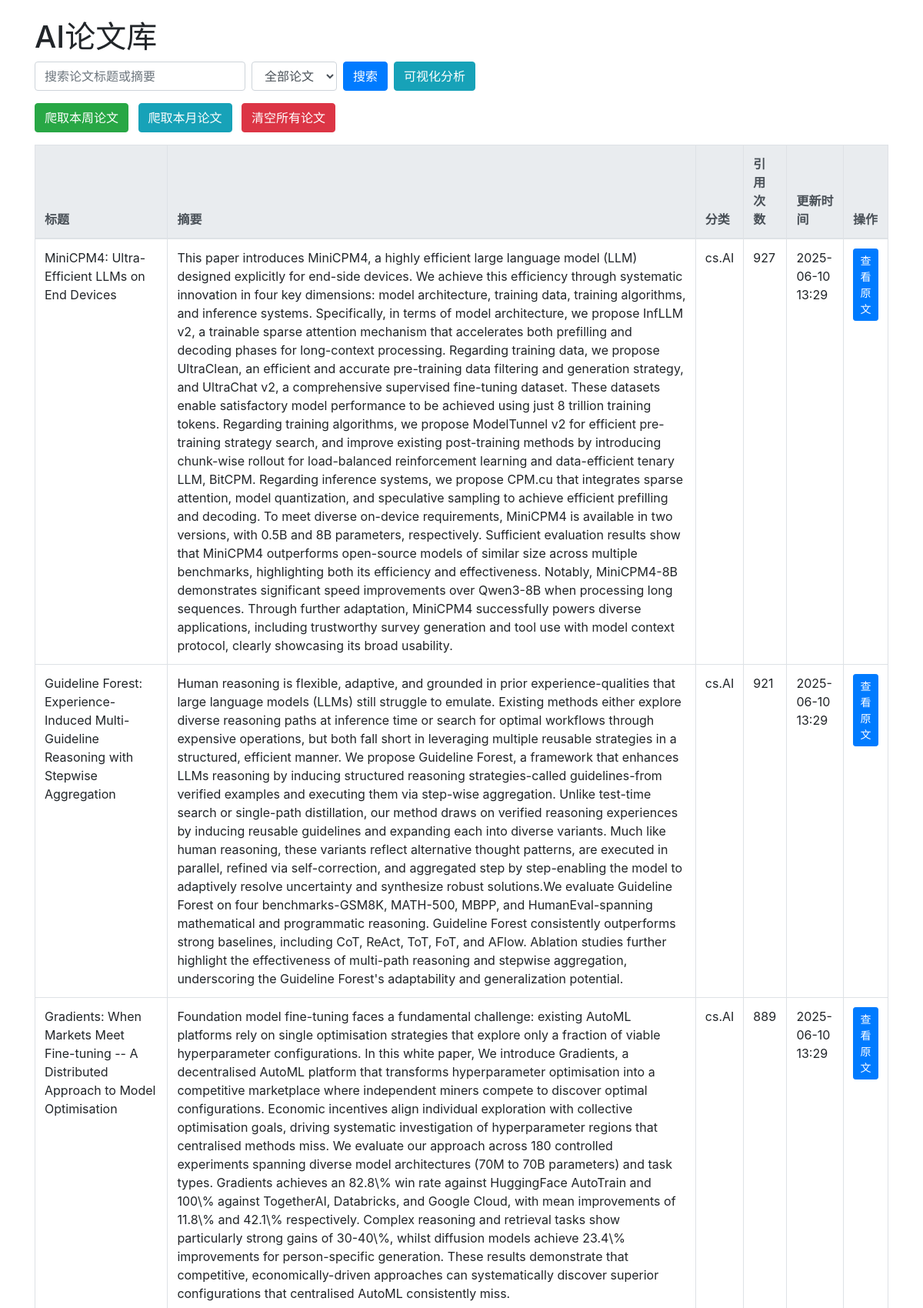
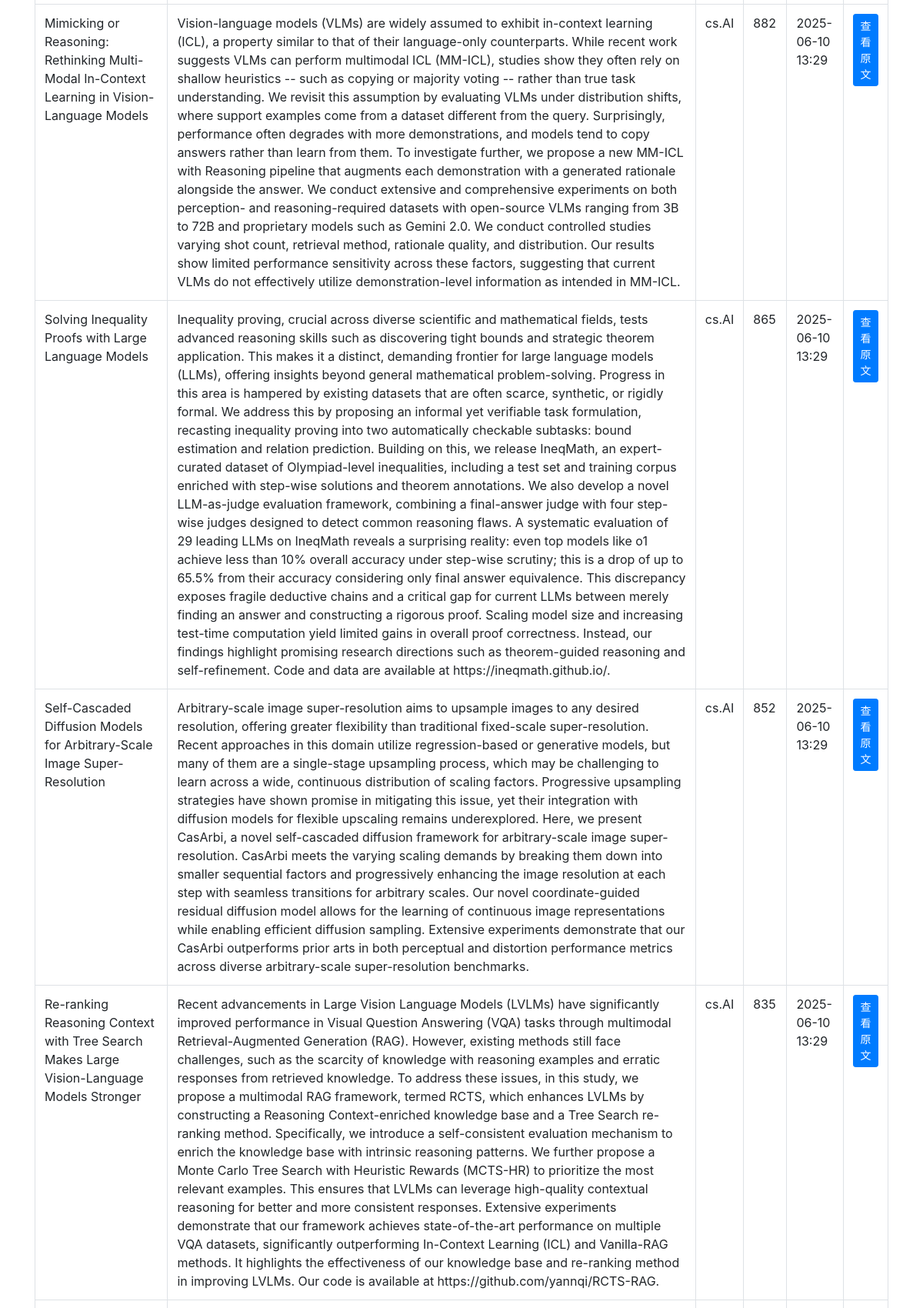
The page / (upper part) on the database its author committed (2 pictures, top to bottom).
### models.py (models this page shows)
class Paper(Base):
    __tablename__ = 'papers'
    id = Column(Integer, primary_key=True)
    arxiv_id = Column(String(32), unique=True, nullable=False)
    title = Column(Text, nullable=False)
    summary = Column(Text, nullable=False)
    link = Column(String(256), nullable=False)
    category = Column(String(32), nullable=False)
    citations = Column(Integer, default=0)
    is_weekly = Column(Integer, default=0)
    is_yearly = Column(Integer, default=0)
    crawled_at = Column(DateTime, default=datetime.now)
    updated_at = Column(DateTime, default=datetime.now)

### app.py (the view)
@app.route('/')
def 首页():
    会话 = get_session()
    关键词 = request.args.get('keyword', '')
    时间范围 = request.args.get('time_range', 'all')
    排序方式 = request.args.get('sort', 'citations')
    try:
        query = 会话.query(Paper)
        if 时间范围 == 'week':
            query = query.filter_by(is_weekly=1)
        elif 时间范围 == 'month':
            query = query.filter_by(is_yearly=1)
        if 关键词:
            query = query.filter(Paper.title.contains(关键词) | Paper.summary.contains(关键词))
        if 排序方式 == 'citations':
            论文列表 = query.order_by(desc(Paper.citations)).all()
        else:
            论文列表 = query.order_by(desc(Paper.id)).all()
    except Exception as e:
        print(f"查询数据库出错: {e}")
        论文列表 = []
    会话.close()
    return render_template('index.html',
                         papers=论文列表,
                         keyword=关键词,
                         time_range=时间范围,
                         sort=排序方式)

### models.py (called while the page is built)
def get_session():
    engine = create_engine('sqlite:///papers.db')
    Base.metadata.create_all(engine)
    Session = sessionmaker(bind=engine)
    return Session()

### templates/index.html (shortened to what this page needs)
<!DOCTYPE html>
<html lang="zh-CN">
<head>
    <link rel="stylesheet" href="https://cdn.jsdelivr.net/npm/bootstrap@4.6.2/dist/css/bootstrap.min.css">
</head>
<body>
<div class="container mt-4">
    <h1>AI论文库</h1>
    <form class="form-inline mb-3" method="get" action="/">
        <input class="form-control mr-2" type="text" name="keyword" placeholder="搜索论文标题或摘要" value="{{ keyword }}">
        <select class="form-control mr-2" name="time_range">
            <option value="all" {% if time_range == 'all' %}selected{% endif %}>全部论文</option>
        </select>
        <button class="btn btn-primary" type="submit">搜索</button>
        <a class="btn btn-info ml-2" href="/visualization">可视化分析</a>
    </form>
    <div class="mb-3">
        <button class="btn btn-success mr-2" onclick="爬取论文('week')">爬取本周论文</button>
        <button class="btn btn-info mr-2" onclick="爬取论文('month')">爬取本月论文</button>
        <button class="btn btn-danger" onclick="删除论文('all')">清空所有论文</button>
    </div>
    {% if papers %}
    <table class="table table-bordered table-hover">
        <thead class="thead-light">
        <tr>
            <th>标题</th>
            <th>摘要</th>
            <th>分类</th>
            <th>引用次数</th>
            <th>更新时间</th>
            <th>操作</th>
        </tr>
        </thead>
        <tbody>
        {% for paper in papers %}
        <tr>
            <td>{{ paper.title }}</td>
            <td>{{ paper.summary }}</td>
            <td>{{ paper.category }}</td>
            <td>{{ paper.citations }}</td>
            <td>{{ paper.updated_at.strftime('%Y-%m-%d %H:%M') }}</td>
            <td>
                <a class="btn btn-sm btn-primary" href="{{ paper.link }}" target="_blank">查看原文</a>
            </td>
        </tr>
        {% endfor %}
        </tbody>
    </table>
    {% else %}
    <div class="alert alert-info">
        <h4 class="alert-heading">暂无数据</h4>
        <p>当前没有论文数据，请点击上方的"爬取本周论文"或"爬取本月论文"按钮获取论文。</p>
    </div>
    {% endif %}
</div>
</body>
</html>

### rows shown on the page
Paper: title "MiniCPM4: Ultra-Efficient LLMs on End Devices", summary "This paper introduces MiniCPM4, a highly efficient large language model (LLM) designed explicitly for end-side devices. We achieve this efficiency through systematic innovation in four key dimensions: model architecture, training data, training algorithms, and inference systems. Specifically, in terms of model architecture, we propose InfLLM v2, a trainable sparse attention mechanism that accelerates both prefilling and decoding phases for long-context processing. Regarding training data, we propose UltraClean, an efficient and accurate pre-training data filtering and generation strategy, and UltraChat v2, a comprehensive supervised fine-tuning dataset. These datasets enable satisfactory…", category "cs.AI", citations "927", updated_at "2025-06-10 13:29"
Paper: title "Guideline Forest: Experience-Induced Multi-Guideline Reasoning with Stepwise Aggregation", summary "Human reasoning is flexible, adaptive, and grounded in prior experience-qualities that large language models (LLMs) still struggle to emulate. Existing methods either explore diverse reasoning paths at inference time or search for optimal workflows through expensive operations, but both fall short in leveraging multiple reusable strategies in a structured, efficient manner. We propose Guideline Forest, a framework that enhances LLMs reasoning by inducing structured reasoning strategies-called guidelines-from verified examples and executing them via step-wise aggregation. Unlike test-time search or single-path distillation, our method draws on verified reasoning experiences by inducing…", category "cs.AI", citations "921", updated_at "2025-06-10 13:29"
Paper: title "Gradients: When Markets Meet Fine-tuning -- A Distributed Approach to Model Optimisation", summary "Foundation model fine-tuning faces a fundamental challenge: existing AutoML platforms rely on single optimisation strategies that explore only a fraction of viable hyperparameter configurations. In this white paper, We introduce Gradients, a decentralised AutoML platform that transforms hyperparameter optimisation into a competitive marketplace where independent miners compete to discover optimal configurations. Economic incentives align individual exploration with collective optimisation goals, driving systematic investigation of hyperparameter regions that centralised methods miss. We evaluate our approach across 180 controlled experiments spanning diverse model architectures (70M to 70B…", category "cs.AI", citations "889", updated_at "2025-06-10 13:29"
Paper: title "Mimicking or Reasoning: Rethinking Multi-Modal In-Context Learning in Vision-Language Models", summary "Vision-language models (VLMs) are widely assumed to exhibit in-context learning (ICL), a property similar to that of their language-only counterparts. While recent work suggests VLMs can perform multimodal ICL (MM-ICL), studies show they often rely on shallow heuristics -- such as copying or majority voting -- rather than true task understanding. We revisit this assumption by evaluating VLMs under distribution shifts, where support examples come from a dataset different from the query. Surprisingly, performance often degrades with more demonstrations, and models tend to copy answers rather than learn from them. To investigate further, we propose a new MM-ICL with Reasoning pipeline that…", category "cs.AI", citations "882", updated_at "2025-06-10 13:29"
Paper: title "Solving Inequality Proofs with Large Language Models", summary "Inequality proving, crucial across diverse scientific and mathematical fields, tests advanced reasoning skills such as discovering tight bounds and strategic theorem application. This makes it a distinct, demanding frontier for large language models (LLMs), offering insights beyond general mathematical problem-solving. Progress in this area is hampered by existing datasets that are often scarce, synthetic, or rigidly formal. We address this by proposing an informal yet verifiable task formulation, recasting inequality proving into two automatically checkable subtasks: bound estimation and relation prediction. Building on this, we release IneqMath, an expert-curated dataset of Olympiad-level…", category "cs.AI", citations "865", updated_at "2025-06-10 13:29"
Paper: title "Self-Cascaded Diffusion Models for Arbitrary-Scale Image Super-Resolution", summary "Arbitrary-scale image super-resolution aims to upsample images to any desired resolution, offering greater flexibility than traditional fixed-scale super-resolution. Recent approaches in this domain utilize regression-based or generative models, but many of them are a single-stage upsampling process, which may be challenging to learn across a wide, continuous distribution of scaling factors. Progressive upsampling strategies have shown promise in mitigating this issue, yet their integration with diffusion models for flexible upscaling remains underexplored. Here, we present CasArbi, a novel self-cascaded diffusion framework for arbitrary-scale image super-resolution. CasArbi meets the…", category "cs.AI", citations "852", updated_at "2025-06-10 13:29"
Paper: title "Re-ranking Reasoning Context with Tree Search Makes Large Vision-Language Models Stronger", summary "Recent advancements in Large Vision Language Models (LVLMs) have significantly improved performance in Visual Question Answering (VQA) tasks through multimodal Retrieval-Augmented Generation (RAG). However, existing methods still face challenges, such as the scarcity of knowledge with reasoning examples and erratic responses from retrieved knowledge. To address these issues, in this study, we propose a multimodal RAG framework, termed RCTS, which enhances LVLMs by constructing a Reasoning Context-enriched knowledge base and a Tree Search re-ranking method. Specifically, we introduce a self-consistent evaluation mechanism to enrich the knowledge base with intrinsic reasoning patterns. We…", category "cs.AI", citations "835", updated_at "2025-06-10 13:29"
